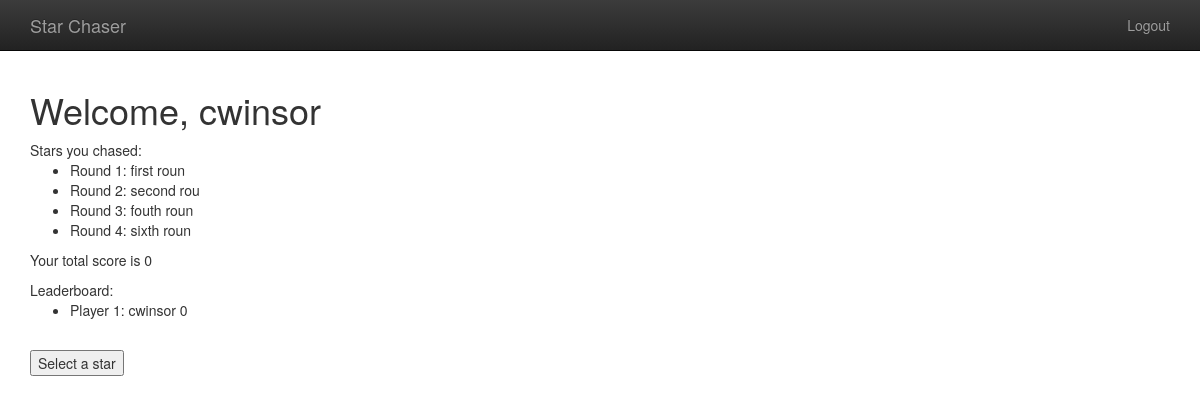
Before: /player/ (signed in) with the older database file.
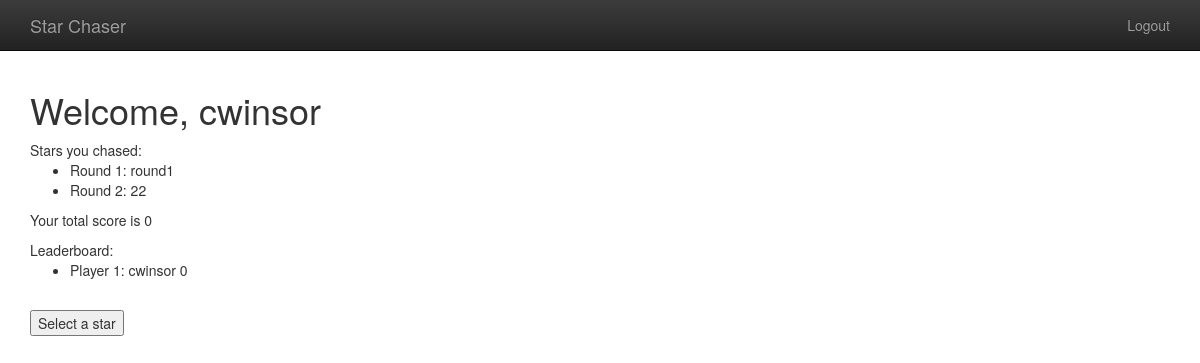
After: the same page with the newer database file.
### app_gameplay/models.py (models this page shows, shortened)
class GameplayRound(models.Model):
    objects = GameplayRoundQuerySet.as_manager()
    name = models.CharField(max_length=10)
    player = models.ForeignKey(
        User,
        related_name="player",
        on_delete=models.CASCADE)
    bet = models.ForeignKey(
        Bet,
        related_name="bet",
        on_delete=models.CASCADE)

class Profile(models.Model):
    user = models.OneToOneField(User, on_delete=models.CASCADE)
    total_score = models.IntegerField(default=0)

### app_player/views.py (the view)
# urls.py: 2. Add a URL to urlpatterns:  path('', views.home, name='home')
@login_required
def home(request):
    rounds_this_player = GameplayRound.objects.rounds_this_player(request.user)
    leader_board = User.objects.all()
    leader_board_list = list(leader_board)
    return render(request, "app_player/home.html",
                  {'rounds': rounds_this_player,
                   'leader_board': leader_board_list}
                  )

### app_gameplay/models.py (called while the page is built)
    def rounds_this_player(self, user):
        return self.filter(
            Q(player=user)
        )

### templates/app_player/home.html (shortened to what this page needs)
{% extends "base.html" %}
{% block content %}
<h1>Welcome, {{ user.username }}</h1>
Stars you chased:
<ul>
    {% for r in rounds %}
    <li>Round {{ r.id }}: {{ r.name }} </li>
    {% endfor %}
</ul>
Your total score is {{ user.profile.total_score }}
Leaderboard:
<ul>
    {% for l in leader_board %}
    <li>Player {{ l.id }}: {{ l.username }} {{ l.profile.total_score}} </li>
    {% endfor %}
</ul>
<br>
<button type="submit" value="foo" onclick="window.location.href='{% url 'player_pick_star' %}'" name='mybtn2'>Select a star</button>
{% endblock %}

Changed rows visible on the page:
removed GameplayRound: id "3", name "fouth roun"
removed GameplayRound: id "4", name "sixth roun"
changed GameplayRound id 1: name "first roun" → "round1"
changed GameplayRound id 2: name "second rou" → "22"
